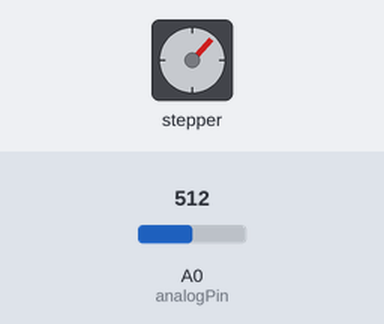
A sketch run on a simulated Arduino Uno, built with avr-gcc and run on an emulated ATmega328P. Parts: stepper motor. The inputs (shaded band) are chosen by the test bench; at power-on: A0 (analogPin) = 512. Stepper angles assume 100 steps per turn; what the sketch prints to the serial monitor is not drawn.

Above: at 2.5 s.
2.6 s: A0 (analogPin) set to 0
At 5.3 s:
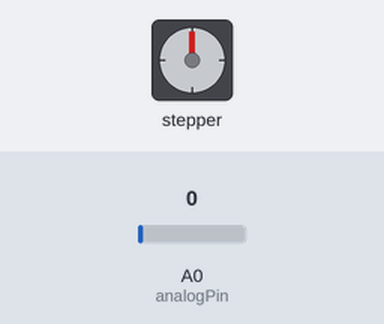
5.6 s: A0 (analogPin) set to 122
At 6.7 s:
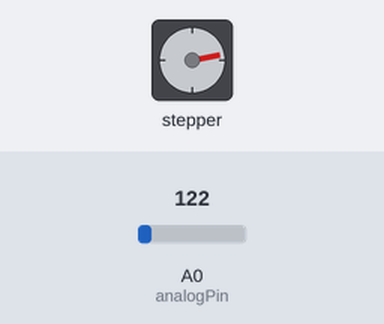
7.5 s: A0 (analogPin) set to 511
At 7.65 s:
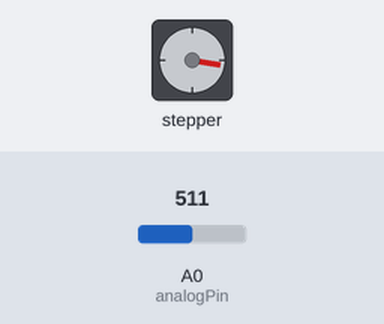
10.5 s: A0 (analogPin) set to 1023
At 10.95 s:
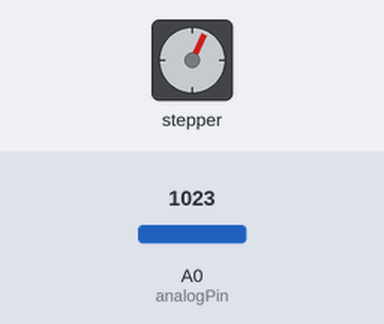
Timing chart, 0 to 13.7 s (numbered marks = the images above; inputs shaded):
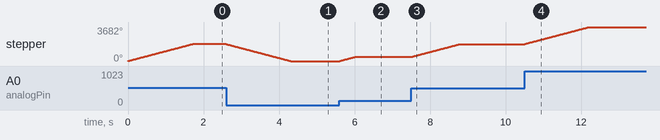

Measured:
- after the input at 2.6 s, stepper: turns 1843° counter-clockwise in 1.7 s, starting at once
- after the input at 5.6 s, stepper: turns 439° clockwise in 0.40 s, starting at once
- after the input at 7.5 s, stepper: turns 1400° clockwise in 1.3 s, starting at once
- after the input at 10.5 s, stepper: turns 1843° clockwise in 1.7 s, starting at once
- by itself, stepper: turns 1843° clockwise in 1.7 s

The sketch:

stepMontor.ino
```cpp
#include <Stepper.h>
#define STEPS 100
Stepper stepper(STEPS,8,9,10,11);
int previous = 0;
int analogPin = A0;

void setup() {
  // put your setup code here, to run once:
  stepper.setSpeed(180);
  Serial.begin(9600);

}

void loop() {
  // put your main code here, to run repeatedly:
  int val = analogRead(analogPin);
  stepper.step(val - previous);
  previous = val;
  Serial.println(analogPin);
}
```
